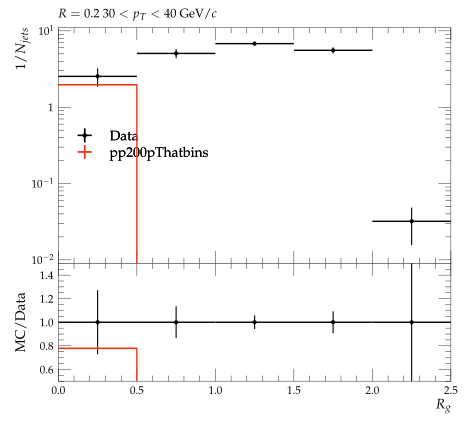

Write Python code to recreate this figure.
#! /usr/bin/env python3

# This Python script was auto-generated using YODA v2.1.0.
# Analysis object: /STAR_2020_I1783875/d23-x01-y01
# Timestamp: 08-10-2025 (02:59:01)

import matplotlib as mpl
import matplotlib.pyplot as plt
mpl.use('Agg') # comment out for interactive use
import os
import numpy as np
from numpy import nan, inf

plotDir = os.path.split(os.path.realpath(__file__))[0]
if 'YODA_USER_PLOT_PATH' in globals():
    plot_outdir = globals()['YODA_USER_PLOT_PATH']
else:
    plot_outdir = plotDir

#plot style
plt.style.use(os.path.join(plotDir, '../default.mplstyle'))
# plot metadata
figW, figH = plt.rcParams['figure.figsize']
ax_xLabel = r'$R_{g}$'
ax_yLabel = r'$1/N_{jets}$'
ax_title  = r'$R=0.2 ~ 30 < p_{T} < 40$ GeV/$c$'
ax_xScale = 'linear'
ax_yScale = 'log'
xLims = (0.0, 2.5)
yLims = (0.009000000000000001, 11.0)

# TeX-friendly labels for the legend
labels = {
    'legend' : ([ r"Data", r"pp200pThatbins" ], r""),
}

# Adjust canvas width and height
canvasW = 10.0
canvasH = 9.0
figW *= canvasW/10.
figH *= canvasH/9.

# Create figure and axis objects
fig, (ax, ratio0_ax) = plt.subplots(2, 1, sharex=True,
                  figsize=(figW,figH), gridspec_kw={'height_ratios': (6.0, 3.0)})

# Set figure margins
plt.subplots_adjust(
    left   = 1.0 * plt.rcParams['figure.subplot.left'],
    right  = 1.0 * plt.rcParams['figure.subplot.right'],
    top    = 1.0 * plt.rcParams['figure.subplot.top'],
    bottom = 1.0 * plt.rcParams['figure.subplot.bottom'])

ratio0_ax.yaxis.set_major_locator(mpl.ticker.MultipleLocator(0.2))
ratio0_ax.set_ylim(0.5, 1.4999)
ratio0_ax.set_ylabel('MC/Data')

# the numerical data is stored in a separate file
dataf = dict()
prefix = os.path.split(__file__)[0]
if prefix:    prefix = prefix + '/'
exec(open(prefix+'d23-x01-y01__data.py').read(), dataf)


legend_handles = dict() # keep track of handles for the legend

# style options for curves
# starts at zorder>=5 to draw curve on top of legend
styles = {
  'Data': {
    'color' : 'black',
    'linestyle' : '-',
    'linewidth' : 1,
    'marker' : 'o',
    'markersize' : 2,
    'capsize' : 0.0,
    'zorder' : 5,
    'histstyle' : 0,
    'drawstyle' : 'steps-pre',
    'xerrorbars' : 1,
    'yerrorbars' : 1,
    'fillcolor' : None,
    'fillopacity' : 1.0,
    'ratio0_linestyle' : '-',
    'ratio0_linewidth' : 1,
    'ratio0_marker' : 'o',
    'ratio0_markersize' : 2,
    'ratio0_capsize' : 0.0,
    'ratio0_zorder' : 5,
    'ratio0_histstyle' : 0,
    'ratio0_drawstyle' : 'steps-pre',
    'ratio0_xerrorbars' : 1,
    'ratio0_yerrorbars' : 1,
  },
  'pp200pThatbins.yoda': {
    'color' : '#EE3311',
    'linestyle' : '-',
    'linewidth' : 1,
    'marker' : 'none',
    'markersize' : 2,
    'capsize' : 0.0,
    'zorder' : 6,
    'histstyle' : 1,
    'drawstyle' : 'steps-pre',
    'xerrorbars' : 1,
    'yerrorbars' : 1,
    'fillcolor' : None,
    'fillopacity' : 1.0,
    'ratio0_linestyle' : '-',
    'ratio0_linewidth' : 1,
    'ratio0_marker' : 'none',
    'ratio0_markersize' : 2,
    'ratio0_capsize' : 0.0,
    'ratio0_zorder' : 6,
    'ratio0_histstyle' : 1,
    'ratio0_drawstyle' : 'steps-pre',
    'ratio0_xerrorbars' : 1,
    'ratio0_yerrorbars' : 1,
  },
}

# curve from input yoda files in main panel
for label, yvals in dataf['yvals'].items():
    if all(np.isnan(v) for v in dataf['yvals'][label]):
        continue
    tmp = None
    if styles[label]['histstyle']: # draw as histogram
        xpos = dataf['xedges'][label] if styles[label]['drawstyle'] else dataf['xpoints'][label]
        ypos = np.insert(yvals, 0, yvals[0]) if styles[label]['drawstyle'] else yvals
        if styles[label]['fillcolor']: # fill area below curve
            ax.fill_between(xpos, ypos, step='pre',
                            color=styles[label]['fillcolor'],
                            alpha=styles[label]['fillopacity'])
        tmp, = ax.plot(xpos, ypos,
                       color=styles[label]['color'],
                       linestyle=styles[label]['linestyle'],
                       linewidth=styles[label]['linewidth'],
                       drawstyle=styles[label]['drawstyle'], solid_joinstyle='miter',
                       zorder=styles[label]['zorder'], label=label)
    tmp = ax.errorbar(dataf['xpoints'][label], yvals,
                      xerr=np.array(dataf['xerrs'][label])*styles[label]['xerrorbars'],
                      yerr=np.array(dataf['yerrs'][label])*styles[label]['yerrorbars'],
                      fmt=styles[label]['marker'], capsize=styles[label]['capsize'],
                      markersize=styles[label]['markersize'],
                      ecolor=styles[label]['color'],
                      color=styles[label]['color'], zorder=styles[label]['zorder'])
    tmp[-1][0].set_linestyle(styles[label]['linestyle'])
    tmp[-1][0].set_linewidth(styles[label]['linewidth'])
    if label in dataf['add_legend_handle']:  legend_handles[label] = tmp
    for varLabel in dataf['variation_yvals'].keys():
        if varLabel.startswith(label):
            tmp, = ax.plot(dataf['xedges'][label], dataf['variation_yvals'][varLabel],
                           color=styles[label]['color'],
                           linestyle=styles[label]['linestyle'],
                           linewidth=styles[label]['linewidth'],
                           drawstyle='steps-pre', solid_joinstyle='miter',
                           zorder=styles[label]['zorder'], alpha=0.5)


# plots on ratio panel
# curve from input yoda files in ratio panel
for label, yvals in dataf['ratio0_yvals'].items():
    if all(np.isnan(v) for v in yvals):
        continue
    if styles[label]['ratio0_histstyle']: # plot as histogram
        xpos = dataf['xedges']['Data'] if styles[label]['ratio0_drawstyle'] else dataf['xpoints']['Data']
        ypos = np.insert(yvals, 0, yvals[0]) if styles[label]['ratio0_drawstyle'] else yvals
        ratio0_ax.plot(xpos, ypos,
                       color=styles[label]['color'],
                       linewidth=styles[label]['linewidth'],
                       linestyle=styles[label]['ratio0_linestyle'],
                       drawstyle=styles[label]['ratio0_drawstyle'], zorder=styles[label]['zorder'],
                       solid_joinstyle='miter')
    tmp = ratio0_ax.errorbar(dataf['xpoints']['Data'], yvals,
                             xerr=np.array(dataf['ref_xerrs'])*styles[label]['ratio0_xerrorbars'],
                             yerr=np.array(dataf['ratio0_yerrs'][label])*styles[label]['ratio0_yerrorbars'],
                             fmt=styles[label]['ratio0_marker'], capsize=styles[label]['ratio0_capsize'],
                             markersize=styles[label]['ratio0_markersize'],
                             ecolor=styles[label]['color'],
                             color=styles[label]['color'])
    tmp[-1][0].set_linestyle(styles[label]['ratio0_linestyle'])
    tmp[-1][0].set_linewidth(styles[label]['ratio0_linewidth'])

    for varlabel in dataf['ratio0_variation_vals'].keys():
        if varlabel.startswith(label):
            ratio0_ax.plot(dataf['xedges']['Data'],
                            dataf['ratio0_variation_vals'][varlabel],
                            color=styles[label]['color'],
                            linestyle=styles[label]['linestyle'],
                            linewidth=styles[label]['linewidth'],
                            drawstyle='steps-pre', solid_joinstyle='miter',
                            zorder=1, alpha=0.5)

legend_items = list(legend_handles.values())
ax.add_artist(ax.legend(legend_items,
                        labels['legend'][0],
                        title=labels['legend'][1],
                        alignment='left',
                        loc='center left',
                        bbox_to_anchor=(0.0, 0.5)))

# set plot metadata as defined above
ratio0_ax.set_xlabel(ax_xLabel)
ratio0_ax.xaxis.set_label_coords(1., -0.15)
ax.set_ylabel(ax_yLabel, ha='right', va='top')
ax.yaxis.set_label_coords(-0.11, 1.0)
ax.set_title(ax_title, loc='left')
ax.set_xscale(ax_xScale)
ax.set_yscale(ax_yScale)
ax.set_xlim(xLims)
ax.set_ylim(yLims)

# tick formatting
plt.rcParams['xtick.top'] = True
plt.rcParams['ytick.right'] = True
ax.yaxis.set_major_locator(mpl.ticker.LogLocator(base=10.0, numticks=np.inf))
ax.yaxis.set_minor_locator(mpl.ticker.LogLocator(
                           base=10.0, subs=np.arange(0.1, 1, 0.1), numticks=np.inf))
fig.align_ylabels((ax, ratio0_ax))
plt.savefig(os.path.join(plot_outdir, 'd23-x01-y01.pdf'), format='PDF')
plt.savefig(os.path.join(plot_outdir, 'd23-x01-y01.png'), format='PNG')

plt.close(fig)
